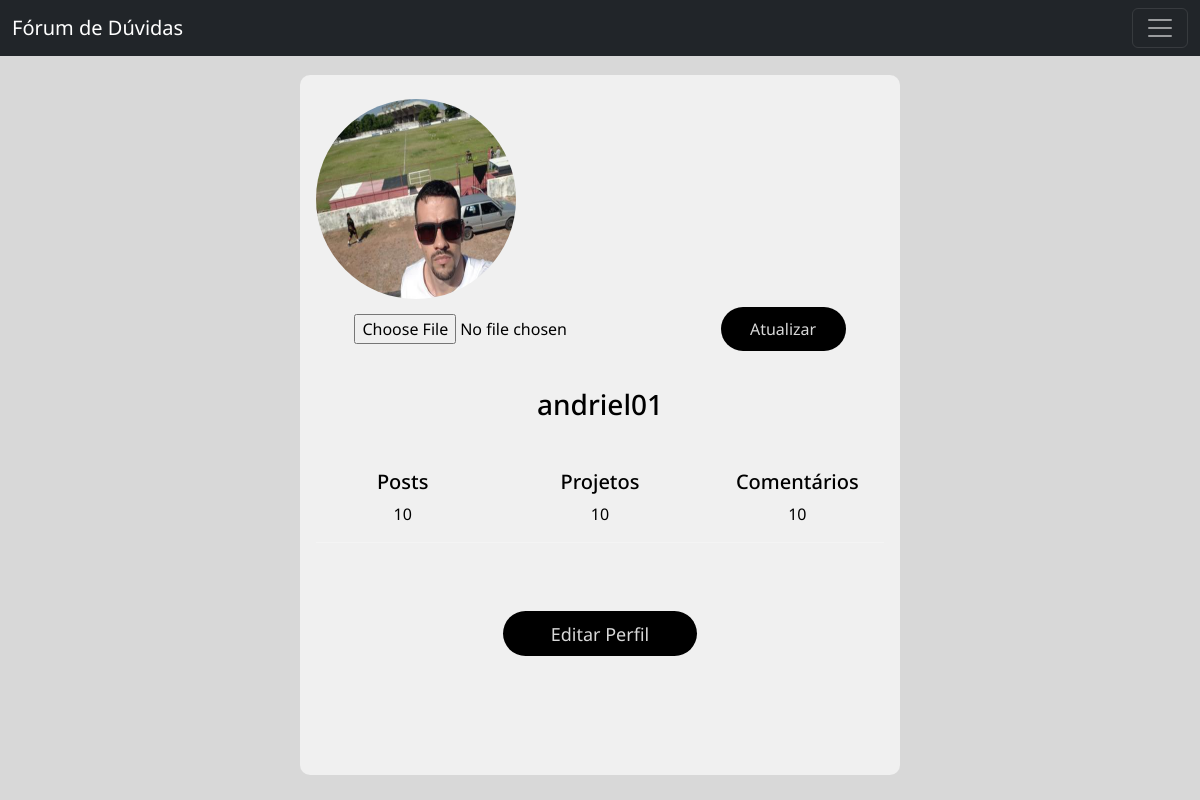
The app's page /perfil/andriel01 (signed in), older data.
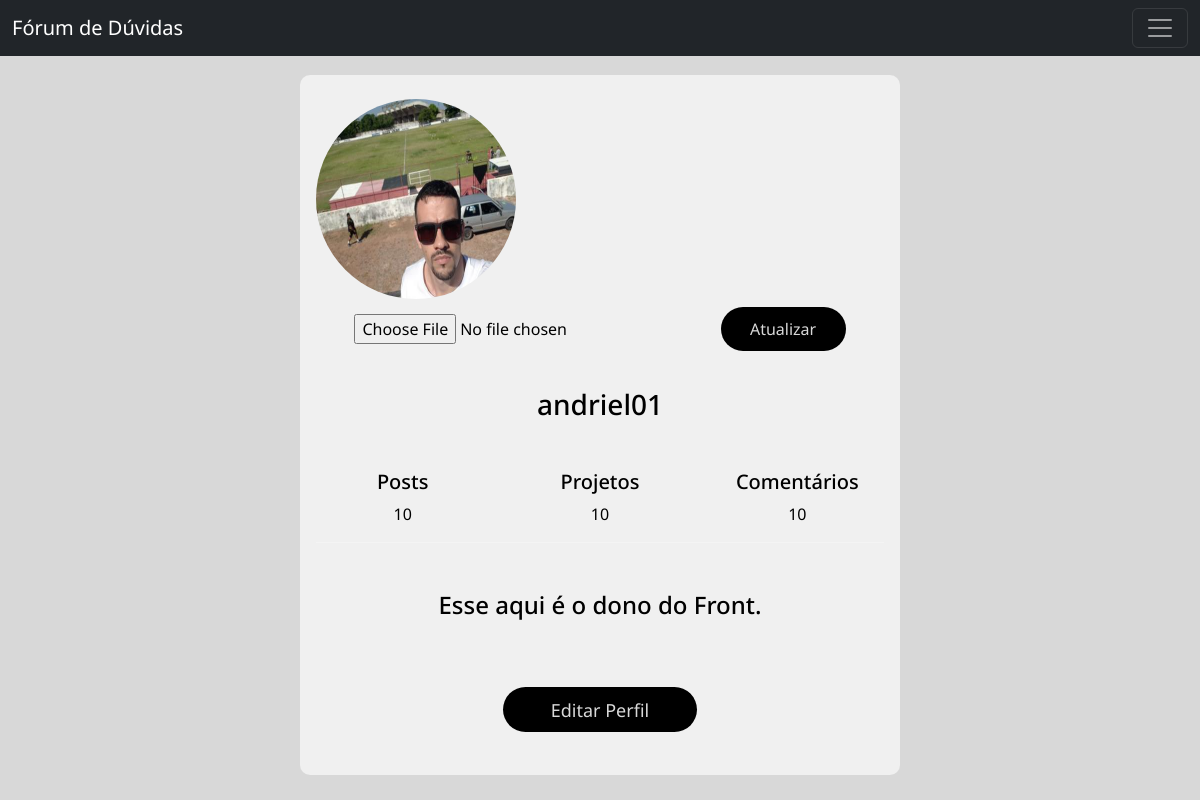
The same page, newer data.
### duvidas/models.py (models this page shows)
class Usuario(database.Model, UserMixin):
    __table_args__ = {'extend_existing': True}
    id = database.Column(database.Integer, primary_key=True)
    user = database.Column(database.String, nullable=False, unique=True)
    email = database.Column(database.String, nullable=False, unique=True)
    senha = database.Column(database.String, nullable=False)
    foto_perfil = database.Column(database.String, default='default.jpg', nullable=False)
    bio = database.Column(database.Text, default='', nullable=False)
    posts_user = database.relationship('Post', backref='autor', lazy=True)
    comentarios_user = database.relationship('duvidas.models.Comentario', lazy=True, overlaps="comentarios_user")
    projetos_user = database.relationship('duvidas.models.Projeto', lazy=True, overlaps="projetos_user")

### duvidas/routes.py (the view)
@app.route("/perfil/<usuario>", methods=['GET', 'POST'])
@login_required
def perfil(usuario):
    usuario_perfil = database.session.query(Usuario).filter_by(user=usuario).first()
    form_editar_perfil = FormEditarPerfil()
    if form_editar_perfil.foto_perfil.data:
        with app.app_context():
            imagem = salvar_imagem(form_editar_perfil.foto_perfil.data)
            usuario_perfil.foto_perfil = imagem
            database.session.commit()
            return redirect(url_for('perfil', usuario=usuario))
    foto_perfil = url_for('static', filename='fotos_perfil/{}'.format(usuario_perfil.foto_perfil))
    return render_template('perfil.html', foto_perfil=foto_perfil, form_editar_perfil=form_editar_perfil,
                           usuario=usuario_perfil)

### duvidas/forms.py (shortened to what this page needs)
class FormEditarPerfil(FlaskForm):
    user = StringField('Nome do Usuário', validators=[DataRequired(), Length(5, 20)])
    email = StringField('E-mail', validators=[DataRequired(), Email()])
    foto_perfil = FileField('Atualizar foto de perfil', validators=[FileAllowed(['jpg', 'png', 'jpeg'])])
    senha = PasswordField('Senha')
    conf_senha = PasswordField('Confirmação de Senha', validators=[EqualTo('senha')])
    bio = TextAreaField('Bio', validators=[Length(3,135)])
    btn_submit_editar = SubmitField('Atualizar')

### duvidas/models.py (called while the page is built)
@login_manager.user_loader
def load_user(id_usuario):
    return Usuario.query.get(id_usuario)

### duvidas/templates/perfil.html (shortened to what this page needs)
{% extends 'base.html' %}
{% block head %}
    <link rel="stylesheet" type="text/css" href="{{ url_for('static', filename='perfil.css') }}">
{% endblock %}
{% block body %}
    <div class="container d-flex justify-content-center">
    	<div class="card p-3 py-4" style="width: 600px; height: 700px;">
			<div style="heigth: 200px;">
				<img src="{{ foto_perfil }} ">
			</div>
        	<div class="text-center pt-2">
				{% if usuario == current_user %}
				<form method="POST" action="" enctype="multipart/form-data">
					{{ form_editar_perfil.foto_perfil(style="margin-right: 50px; margin-bottom: 20px;") }}
					{{ form_editar_perfil.btn_submit_editar(class="profile_button", style="width: 125px;") }}
				</form>
				{% endif %}
				<h3 class="mt-4 mb-5">{{ usuario.user }}</h3>
				<div class="row mt-3 mb-3">
				  <div class="col-md-4">
					<h5>Posts</h5>
					<span class="num">10</span>
				  </div>
				  <div class="col-md-4">
				  <h5>Projetos</h5>
					<span class="num">10</span>
				  </div>
				  <div class="col-md-4">
				  <h5>Comentários</h5>
					<span class="num">10</span>
				  </div>
				</div>
				<hr class="line">
					<h4 class="mt-5">{{ usuario.bio }}</h4>
				{% if usuario == current_user %}
					<div class="profile mt-5">
						<a href="{{ url_for('editar_perfil', usuario=current_user.user) }}"><button class="profile_button px-5" style="font-size: 18px; margin-top: 20px; height:45px;">Editar Perfil</button></a>
					</div>
				{% endif %}
        	</div>
    	</div>
	</div>
{% endblock %}

Row changes from the older to the newer data that the page shows:
changed Usuario "andriel01": bio (not shown) → "Esse aqui é o dono do Front."
